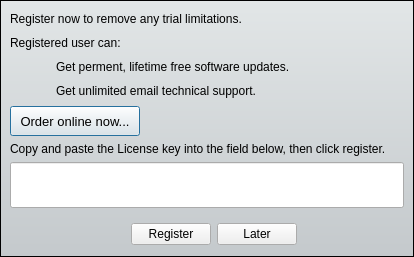
<?xml version="1.0" encoding="UTF-8"?>
<ui version="4.0">
 <class>registerDialog</class>
 <widget class="QDialog" name="registerDialog">
  <property name="geometry">
   <rect>
    <x>0</x>
    <y>0</y>
    <width>414</width>
    <height>257</height>
   </rect>
  </property>
  <property name="font">
   <font>
    <family>Arial</family>
   </font>
  </property>
  <property name="windowTitle">
   <string>Dialog</string>
  </property>
  <layout class="QGridLayout" name="gridLayout_2">
   <property name="margin">
    <number>0</number>
   </property>
   <property name="spacing">
    <number>0</number>
   </property>
   <item row="0" column="0">
    <widget class="QFrame" name="mainFrame">
     <property name="font">
      <font>
       <family>Arial</family>
      </font>
     </property>
     <property name="styleSheet">
      <string notr="true">#mainFrame{
	/*background-color: rgb(214, 214, 214);
	border-image: url(:/images/metal-background.jpg);*/
	background-color: qlineargradient(spread:pad, x1:0, y1:0, x2:0, y2:1, stop:0 rgba(226, 230, 231, 255), stop:1 rgba(196, 201, 204, 255));
	margin: 0px;
	padding: 0px;
}

#buttonsFrame{
	margin-bottom: 2px;
	border: none;
	padding: 0px;
	border-image: url(:/images/top-line-bg.png) repeat top;
}</string>
     </property>
     <property name="frameShape">
      <enum>QFrame::StyledPanel</enum>
     </property>
     <property name="frameShadow">
      <enum>QFrame::Raised</enum>
     </property>
     <property name="lineWidth">
      <number>5</number>
     </property>
     <layout class="QVBoxLayout" name="verticalLayout_2">
      <item>
       <layout class="QGridLayout" name="gridLayout">
        <item row="0" column="0">
         <widget class="QLabel" name="tip1Label">
          <property name="font">
           <font>
            <family>Arial</family>
           </font>
          </property>
          <property name="text">
           <string>Register now to remove any trial limitations.</string>
          </property>
         </widget>
        </item>
        <item row="0" column="1" rowspan="4">
         <widget class="QLabel" name="moneyBackLabel">
          <property name="sizePolicy">
           <sizepolicy hsizetype="Preferred" vsizetype="Preferred">
            <horstretch>0</horstretch>
            <verstretch>0</verstretch>
           </sizepolicy>
          </property>
          <property name="minimumSize">
           <size>
            <width>90</width>
            <height>90</height>
           </size>
          </property>
          <property name="maximumSize">
           <size>
            <width>200</width>
            <height>200</height>
           </size>
          </property>
          <property name="font">
           <font>
            <family>Arial</family>
           </font>
          </property>
          <property name="text">
           <string/>
          </property>
          <property name="pixmap">
           <pixmap resource="prog.qrc">:/images/guarantee30.png</pixmap>
          </property>
          <property name="alignment">
           <set>Qt::AlignRight|Qt::AlignTrailing|Qt::AlignVCenter</set>
          </property>
          <property name="margin">
           <number>5</number>
          </property>
         </widget>
        </item>
        <item row="1" column="0">
         <widget class="QLabel" name="tip5Label">
          <property name="font">
           <font>
            <family>Arial</family>
           </font>
          </property>
          <property name="text">
           <string>Registered user can:</string>
          </property>
         </widget>
        </item>
        <item row="2" column="0">
         <layout class="QHBoxLayout" name="horizontalLayout_3">
          <item>
           <widget class="QLabel" name="check1Label">
            <property name="sizePolicy">
             <sizepolicy hsizetype="Fixed" vsizetype="Preferred">
              <horstretch>0</horstretch>
              <verstretch>0</verstretch>
             </sizepolicy>
            </property>
            <property name="minimumSize">
             <size>
              <width>40</width>
              <height>0</height>
             </size>
            </property>
            <property name="font">
             <font>
              <family>Arial</family>
             </font>
            </property>
            <property name="text">
             <string/>
            </property>
            <property name="pixmap">
             <pixmap resource="prog.qrc">:/images/check.png</pixmap>
            </property>
            <property name="alignment">
             <set>Qt::AlignRight|Qt::AlignTrailing|Qt::AlignVCenter</set>
            </property>
            <property name="margin">
             <number>5</number>
            </property>
           </widget>
          </item>
          <item>
           <widget class="QLabel" name="tip3Label">
            <property name="font">
             <font>
              <family>Arial</family>
             </font>
            </property>
            <property name="text">
             <string>Get perment, lifetime free software updates.</string>
            </property>
           </widget>
          </item>
         </layout>
        </item>
        <item row="3" column="0">
         <layout class="QHBoxLayout" name="horizontalLayout_4">
          <item>
           <widget class="QLabel" name="check2Label">
            <property name="sizePolicy">
             <sizepolicy hsizetype="Fixed" vsizetype="Preferred">
              <horstretch>0</horstretch>
              <verstretch>0</verstretch>
             </sizepolicy>
            </property>
            <property name="minimumSize">
             <size>
              <width>40</width>
              <height>0</height>
             </size>
            </property>
            <property name="font">
             <font>
              <family>Arial</family>
             </font>
            </property>
            <property name="text">
             <string/>
            </property>
            <property name="pixmap">
             <pixmap resource="prog.qrc">:/images/check.png</pixmap>
            </property>
            <property name="alignment">
             <set>Qt::AlignRight|Qt::AlignTrailing|Qt::AlignVCenter</set>
            </property>
            <property name="margin">
             <number>5</number>
            </property>
           </widget>
          </item>
          <item>
           <widget class="QLabel" name="tip4Label">
            <property name="font">
             <font>
              <family>Arial</family>
             </font>
            </property>
            <property name="text">
             <string>Get unlimited email technical support.</string>
            </property>
           </widget>
          </item>
         </layout>
        </item>
       </layout>
      </item>
      <item>
       <layout class="QHBoxLayout" name="horizontalLayout_2">
        <item>
         <widget class="QPushButton" name="buyButton">
          <property name="sizePolicy">
           <sizepolicy hsizetype="Fixed" vsizetype="Fixed">
            <horstretch>0</horstretch>
            <verstretch>0</verstretch>
           </sizepolicy>
          </property>
          <property name="minimumSize">
           <size>
            <width>130</width>
            <height>30</height>
           </size>
          </property>
          <property name="font">
           <font>
            <family>Arial</family>
            <pointsize>10</pointsize>
           </font>
          </property>
          <property name="text">
           <string>Order online now...</string>
          </property>
         </widget>
        </item>
        <item>
         <spacer name="horizontalSpacer_2">
          <property name="orientation">
           <enum>Qt::Horizontal</enum>
          </property>
          <property name="sizeHint" stdset="0">
           <size>
            <width>108</width>
            <height>20</height>
           </size>
          </property>
         </spacer>
        </item>
       </layout>
      </item>
      <item>
       <layout class="QVBoxLayout" name="verticalLayout">
        <item>
         <widget class="QLabel" name="tip2Label">
          <property name="font">
           <font>
            <family>Arial</family>
           </font>
          </property>
          <property name="text">
           <string>Copy and paste the License key into the field below, then click register.</string>
          </property>
         </widget>
        </item>
        <item>
         <widget class="QLineEdit" name="keyLineEdit">
          <property name="sizePolicy">
           <sizepolicy hsizetype="Expanding" vsizetype="Expanding">
            <horstretch>0</horstretch>
            <verstretch>0</verstretch>
           </sizepolicy>
          </property>
          <property name="font">
           <font>
            <family>Arial</family>
            <pointsize>10</pointsize>
           </font>
          </property>
          <property name="text">
           <string/>
          </property>
         </widget>
        </item>
       </layout>
      </item>
      <item>
       <widget class="QFrame" name="buttonsFrame">
        <property name="frameShape">
         <enum>QFrame::StyledPanel</enum>
        </property>
        <property name="frameShadow">
         <enum>QFrame::Raised</enum>
        </property>
        <layout class="QHBoxLayout" name="horizontalLayout">
         <property name="spacing">
          <number>6</number>
         </property>
         <property name="bottomMargin">
          <number>0</number>
         </property>
         <item>
          <spacer name="horizontalSpacer">
           <property name="orientation">
            <enum>Qt::Horizontal</enum>
           </property>
           <property name="sizeHint" stdset="0">
            <size>
             <width>112</width>
             <height>17</height>
            </size>
           </property>
          </spacer>
         </item>
         <item>
          <widget class="QPushButton" name="registerButton">
           <property name="sizePolicy">
            <sizepolicy hsizetype="Preferred" vsizetype="Preferred">
             <horstretch>0</horstretch>
             <verstretch>0</verstretch>
            </sizepolicy>
           </property>
           <property name="text">
            <string>Register</string>
           </property>
          </widget>
         </item>
         <item>
          <widget class="QPushButton" name="cancelButton">
           <property name="sizePolicy">
            <sizepolicy hsizetype="Preferred" vsizetype="Preferred">
             <horstretch>0</horstretch>
             <verstretch>0</verstretch>
            </sizepolicy>
           </property>
           <property name="text">
            <string>Later</string>
           </property>
          </widget>
         </item>
         <item>
          <spacer name="horizontalSpacer_3">
           <property name="orientation">
            <enum>Qt::Horizontal</enum>
           </property>
           <property name="sizeHint" stdset="0">
            <size>
             <width>40</width>
             <height>20</height>
            </size>
           </property>
          </spacer>
         </item>
        </layout>
       </widget>
      </item>
     </layout>
    </widget>
   </item>
  </layout>
 </widget>
 <resources>
  <include location="prog.qrc"/>
 </resources>
 <connections/>
</ui>
